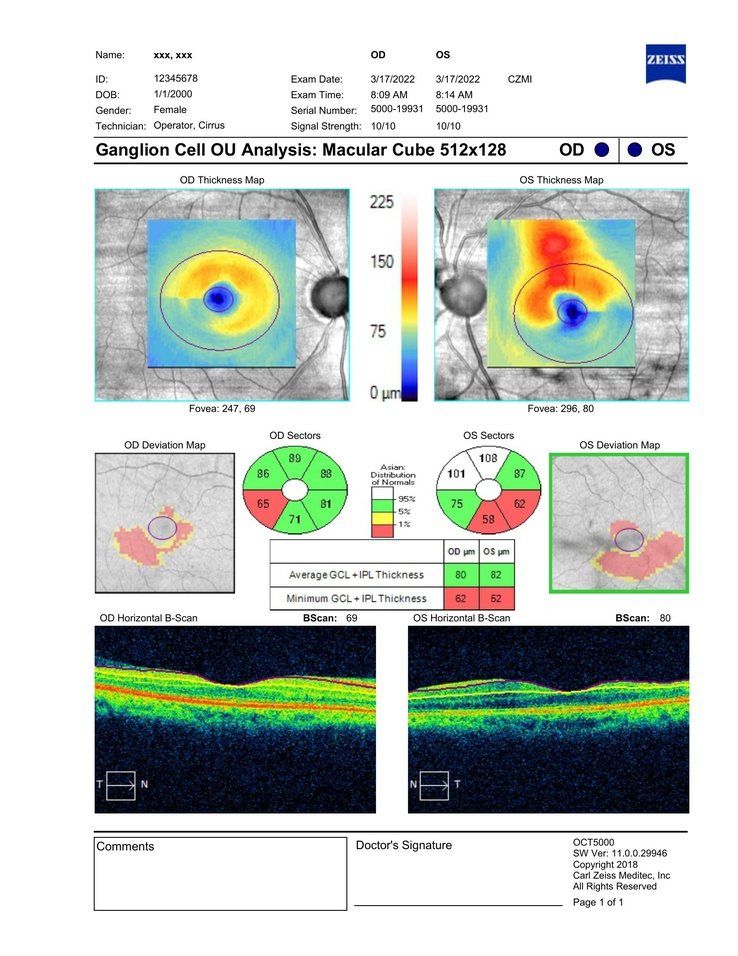
#> input picture data/jpg/GCA RE.jpg, 738 x 956 px, shrunk from 1700 x 2200 before the run
$ python -i image_filters.py   (imports and definitions only)   (older library calls are emulated)
#> lines starting #> are read from the running program, lines starting #| are printed output that depends on the picture
#> further down, picture is the input picture: shape (956, 738, 3); mean B, G, R 196.3, 203.3, 196.1
import cv2
import numpy as np
import matplotlib.pyplot as plt
import imutils

class ImageFilter:

    # [35 lines left out: functions convert_to_grayscale, measure_quality, unrotate_image, blurry_filter, not called in this run]

    @staticmethod
    def shadow_filter(image):

        rgb_planes = cv2.split(image)
        result_norm_planes = []

        for plane in rgb_planes:
            dilated_img = cv2.dilate(plane, np.ones((7,7), np.uint8))
            bg_img = cv2.medianBlur(dilated_img, 21)
            diff_img = 255 - cv2.absdiff(plane, bg_img)
            norm_img = cv2.normalize(diff_img, None, alpha=0, beta=255, norm_type=cv2.NORM_MINMAX, dtype=cv2.CV_8UC1)
            result_norm_planes.append(norm_img)
#> this loop made 3 passes
#> pass 1, in shadow_filter, `dilated_img = cv2.dilate(plane, np.ones((7,7), np.uint8))`:
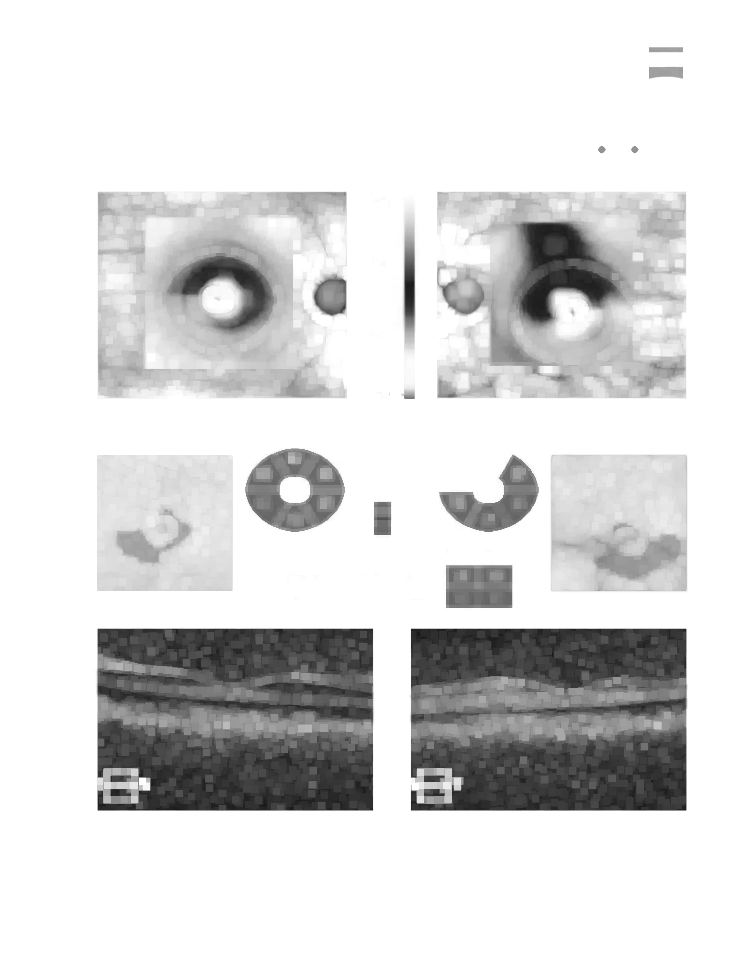
#> dilated_img: shape (956, 738); min 20, max 255, mean 216.9
#> pass 1, in shadow_filter, `bg_img = cv2.medianBlur(dilated_img, 21)`:
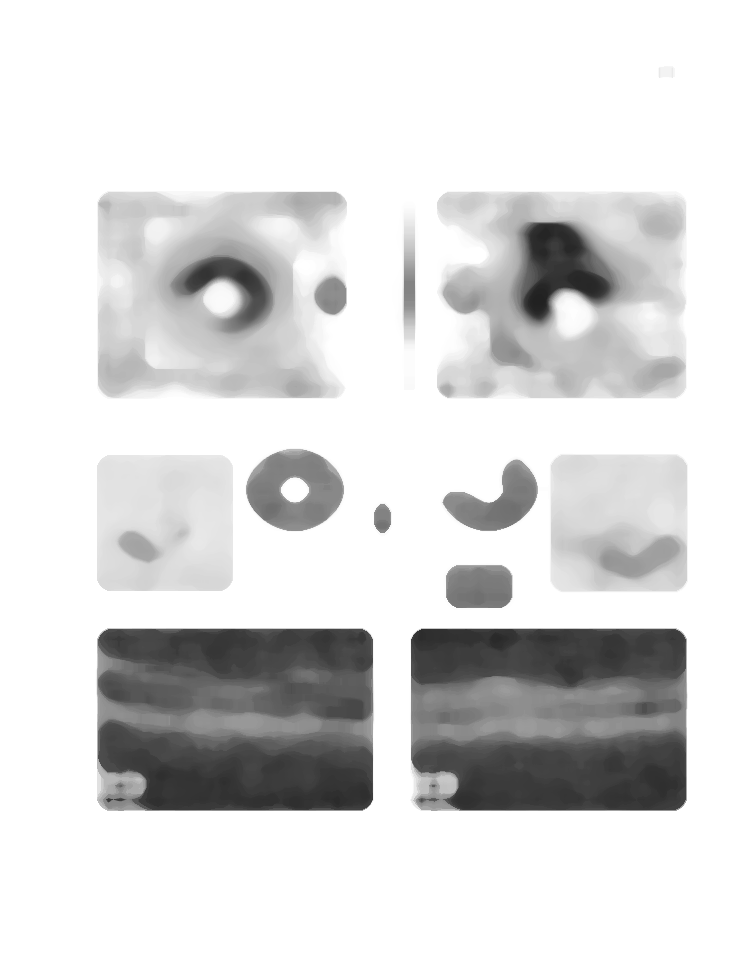
#> bg_img: shape (956, 738); min 33, max 255, mean 218.1
#> pass 1, in shadow_filter, `diff_img = 255 - cv2.absdiff(plane, bg_img)`:
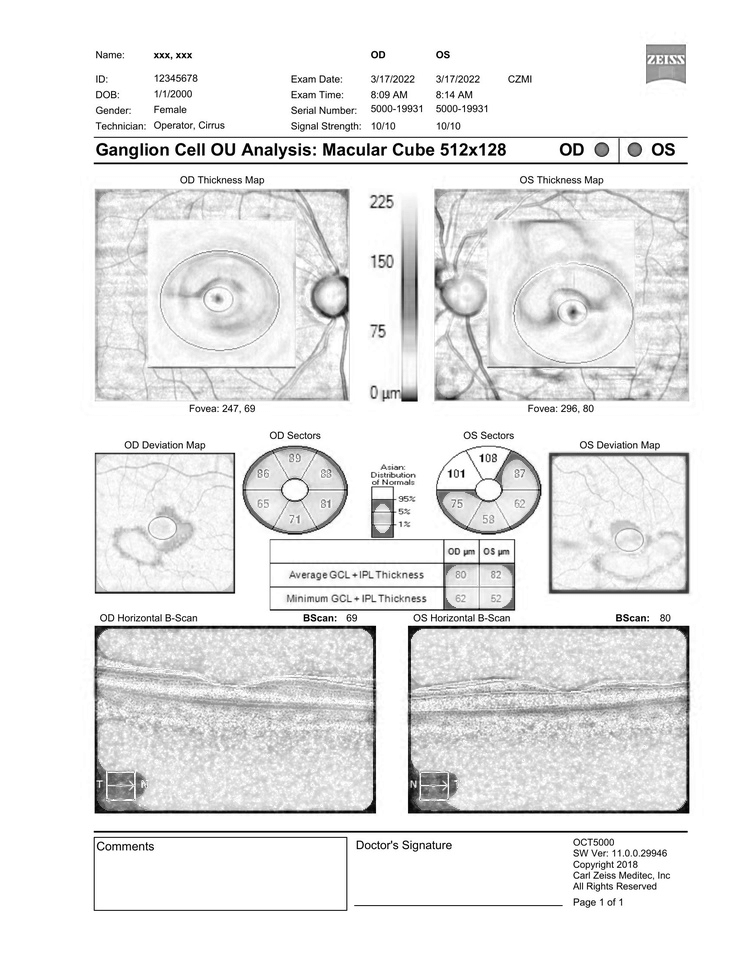
#> diff_img: shape (956, 738); min 0, max 255, mean 233.1
#> after the loop:
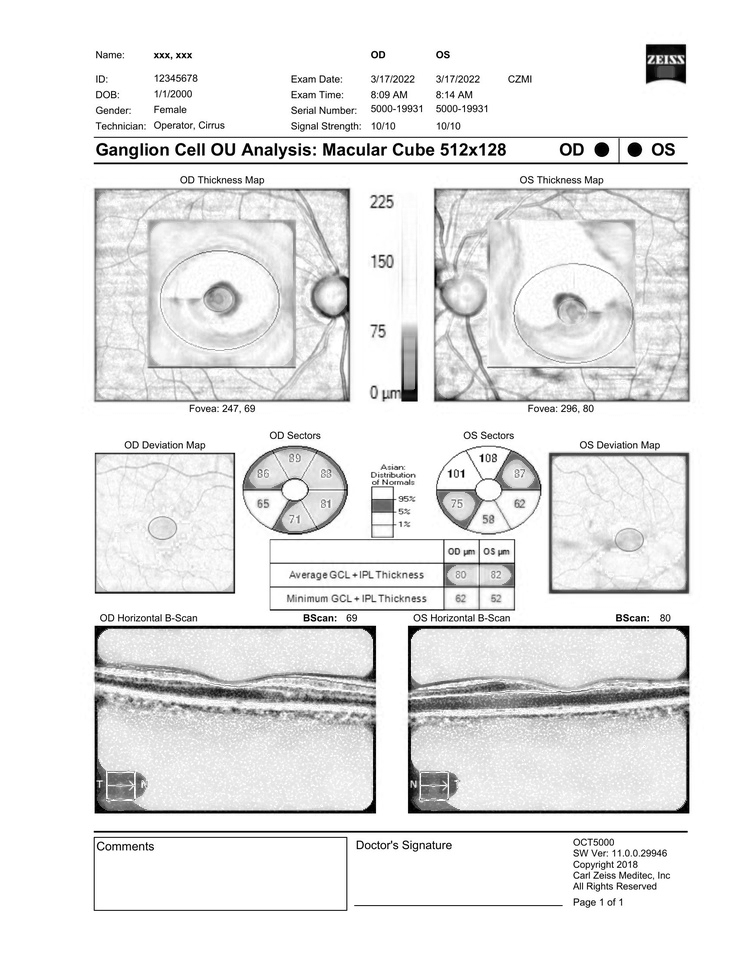
#> diff_img: shape (956, 738); min 0, max 255, mean 232.1
#> after the loop:
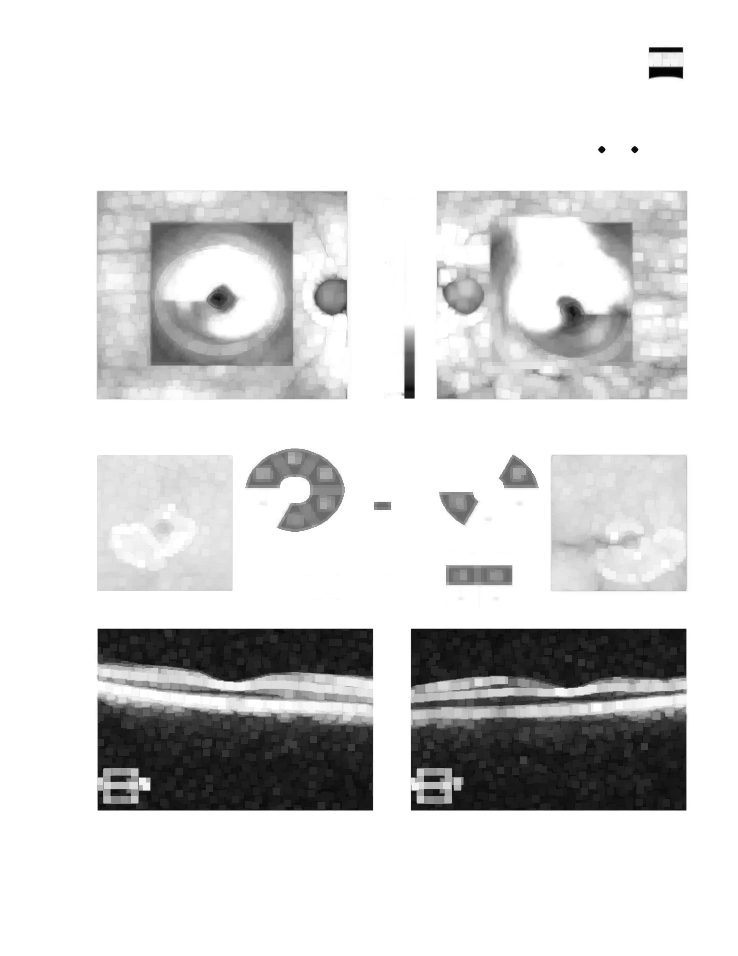
#> dilated_img: shape (956, 738); min 3, max 255, mean 217.2
#> after the loop, result_norm_planes = 3 items

        result_norm = cv2.merge(result_norm_planes)
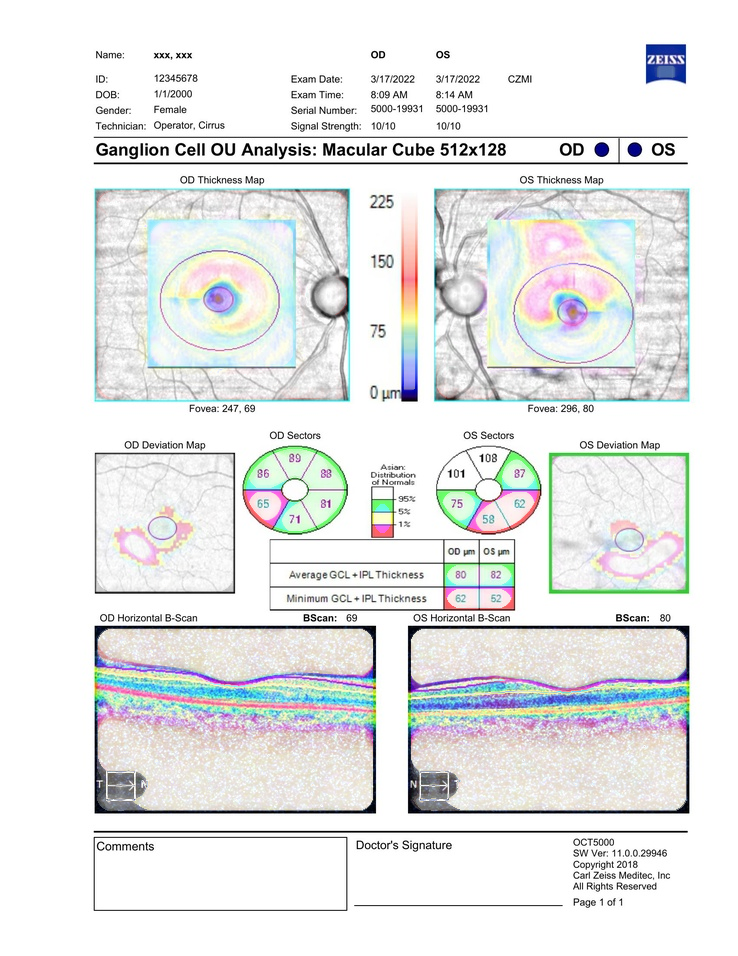
#> result_norm: shape (956, 738, 3); mean of channels 0, 1, 2 233.1, 233.5, 232.1; drawn as B, G, R

        return result_norm

    # [53 lines left out: functions noise_filter, salt_and_pepper_filter, rotation_filter, wrinkle_filter, not called in this run]

# [2 lines not run here, left out]

>>> import cv2
>>> picture = cv2.imread('../../data/jpg/GCA RE.jpg')
>>> result = ImageFilter().shadow_filter(picture)

$ run again, on data/jpg/S__33579010.jpg
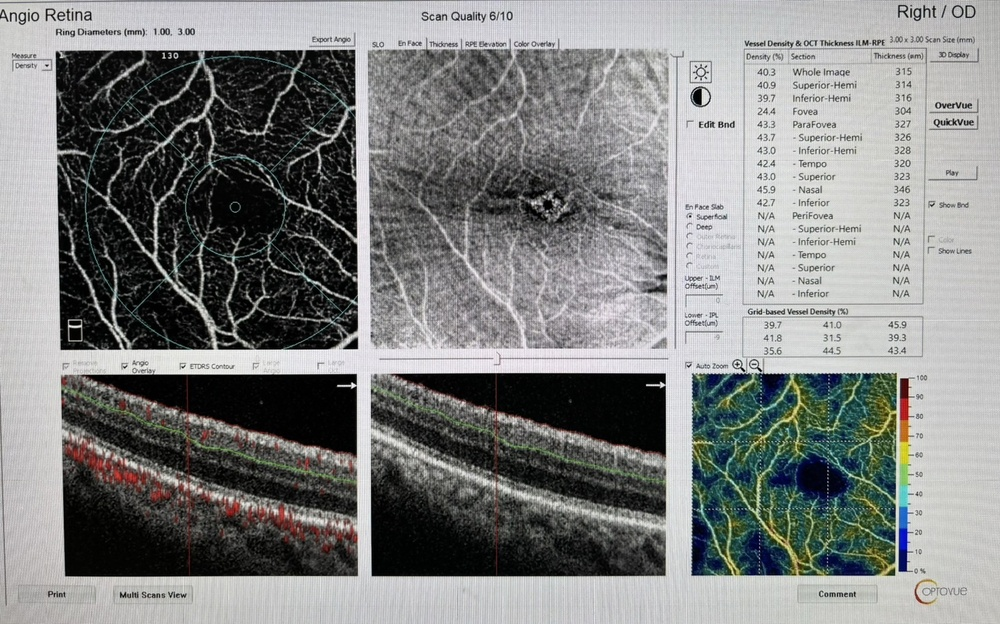
#> input picture data/jpg/S__33579010.jpg, 1000 x 624 px, shrunk from 1621 x 1011 before the run
#> picture is the input picture: shape (624, 1000, 3); mean B, G, R 128.3, 129.5, 128
#> the loop in shadow_filter, `for plane in rgb_planes:` made 3 passes
#> after the loop in shadow_filter, `for plane in rgb_planes:`:
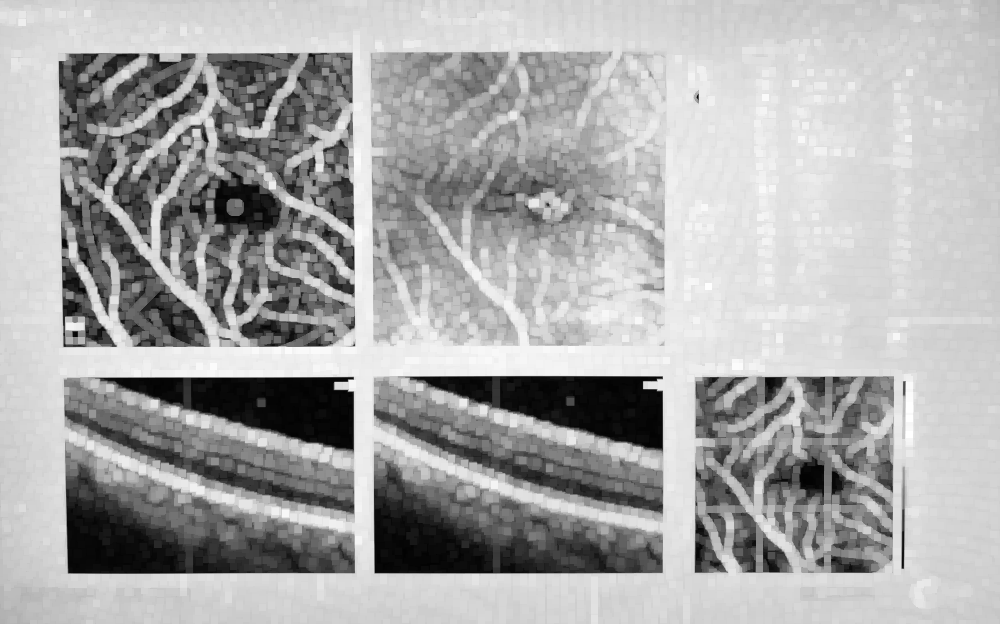
#> dilated_img: shape (624, 1000); min 2, max 255, mean 169.6
#> after the loop in shadow_filter, `for plane in rgb_planes:`: result_norm_planes = 3 items
#> in shadow_filter, `result_norm = cv2.merge(result_norm_planes)`:
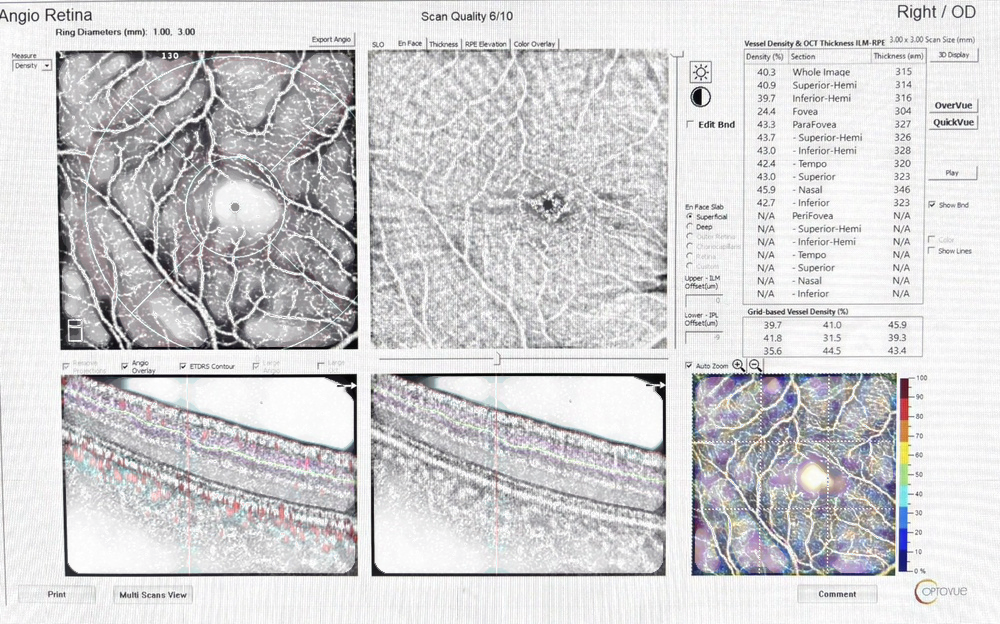
#> result_norm: shape (624, 1000, 3); mean of channels 0, 1, 2 210.5, 208.9, 209.6; drawn as B, G, R

$ run again, on data/jpg/S__33579012.jpg
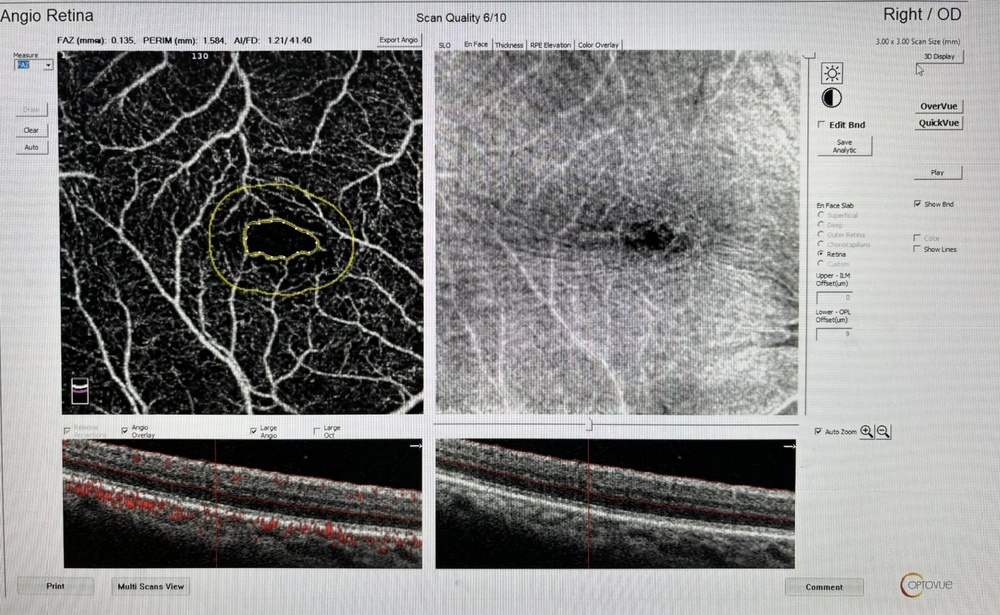
#> input picture data/jpg/S__33579012.jpg, 1000 x 615 px, shrunk from 1633 x 1004 before the run
#> picture is the input picture: shape (615, 1000, 3); mean B, G, R 132.6, 133.6, 133.8
#> the loop in shadow_filter, `for plane in rgb_planes:` made 3 passes
#> pass 1, in shadow_filter, `bg_img = cv2.medianBlur(dilated_img, 21)`:
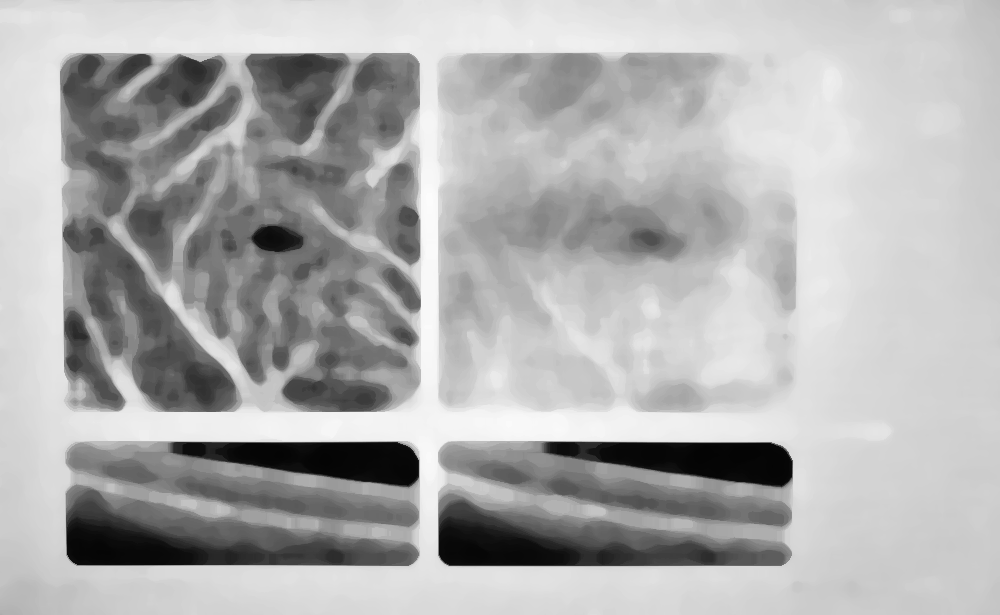
#> bg_img: shape (615, 1000); min 4, max 252, mean 175.6
#> pass 1, in shadow_filter, `diff_img = 255 - cv2.absdiff(plane, bg_img)`:
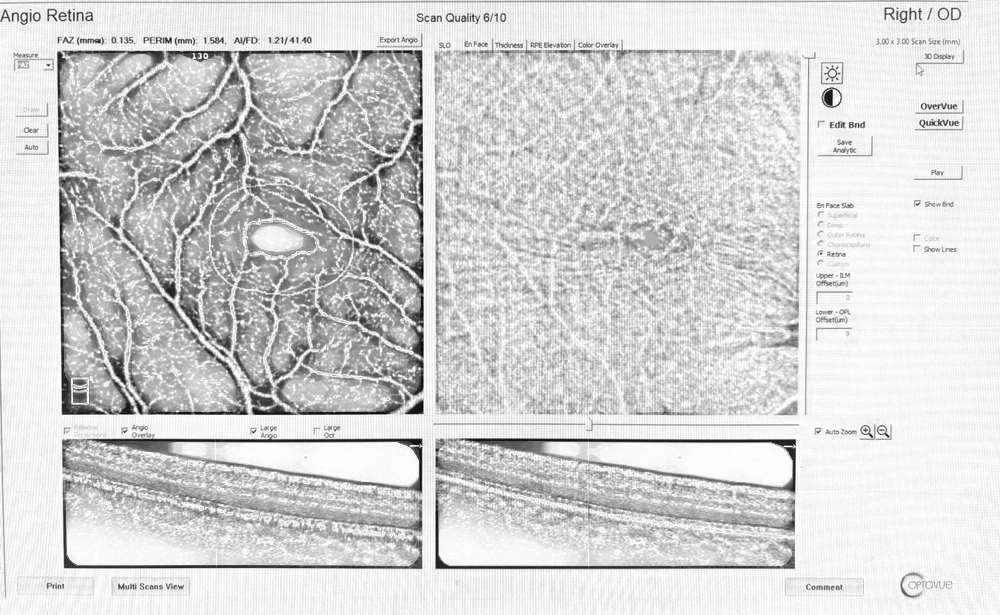
#> diff_img: shape (615, 1000); min 7, max 255, mean 211.4
#> after the loop in shadow_filter, `for plane in rgb_planes:`: result_norm_planes = 3 items
